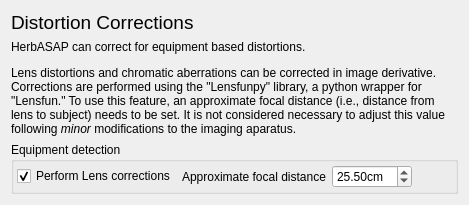
  <widget class="QWizardPage" name="eqRead_setup_page">
   <layout class="QVBoxLayout" name="verticalLayout_4">
    <item>
     <widget class="QLabel" name="label_20">
      <property name="font">
       <font>
        <pointsize>14</pointsize>
       </font>
      </property>
      <property name="text">
       <string>Distortion Corrections</string>
      </property>
     </widget>
    </item>
    <item>
     <widget class="QLabel" name="label_21">
      <property name="text">
       <string>&lt;html&gt;&lt;head/&gt;&lt;body&gt;&lt;p&gt;HerbASAP can correct for equipment based distortions. &lt;/p&gt;&lt;p&gt;Lens distortions and chromatic aberrations can be corrected in image derivative. Corrections are performed using the &amp;quot;Lensfunpy&amp;quot; library, a python wrapper for &amp;quot;Lensfun.&amp;quot; To use this feature, an approximate focal distance (i.e., distance from lens to subject) needs to be set. It is not considered necessary to adjust this value following &lt;span style=&quot; font-style:italic;&quot;&gt;minor&lt;/span&gt; modifications to the imaging aparatus.&lt;/p&gt;&lt;/body&gt;&lt;/html&gt;</string>
      </property>
      <property name="wordWrap">
       <bool>true</bool>
      </property>
     </widget>
    </item>
    <item>
     <widget class="QGroupBox" name="group_equipmentDetection">
      <property name="enabled">
       <bool>true</bool>
      </property>
      <property name="title">
       <string>Equipment detection</string>
      </property>
      <property name="checkable">
       <bool>false</bool>
      </property>
      <layout class="QGridLayout" name="gridLayout_7">
       <property name="leftMargin">
        <number>3</number>
       </property>
       <property name="topMargin">
        <number>3</number>
       </property>
       <property name="rightMargin">
        <number>3</number>
       </property>
       <property name="bottomMargin">
        <number>3</number>
       </property>
       <item row="4" column="1">
        <layout class="QHBoxLayout" name="horizontalLayout">
         <item>
          <widget class="QLabel" name="label_2">
           <property name="enabled">
            <bool>true</bool>
           </property>
           <property name="text">
            <string>Approximate focal distance</string>
           </property>
          </widget>
         </item>
         <item>
          <widget class="QDoubleSpinBox" name="doubleSpinBox_focalDistance">
           <property name="enabled">
            <bool>true</bool>
           </property>
           <property name="suffix">
            <string>cm</string>
           </property>
           <property name="minimum">
            <double>10.000000000000000</double>
           </property>
           <property name="maximum">
            <double>999.990000000000009</double>
           </property>
           <property name="value">
            <double>25.500000000000000</double>
           </property>
          </widget>
         </item>
         <item>
          <spacer name="horizontalSpacer_3">
           <property name="orientation">
            <enum>Qt::Horizontal</enum>
           </property>
           <property name="sizeHint" stdset="0">
            <size>
             <width>40</width>
             <height>20</height>
            </size>
           </property>
          </spacer>
         </item>
        </layout>
       </item>
       <item row="4" column="0">
        <widget class="QCheckBox" name="checkBox_lensCorrection">
         <property name="enabled">
          <bool>true</bool>
         </property>
         <property name="text">
          <string>Perform Lens corrections</string>
         </property>
         <property name="checked">
          <bool>true</bool>
         </property>
        </widget>
       </item>
      </layout>
     </widget>
    </item>
   </layout>
  </widget>
